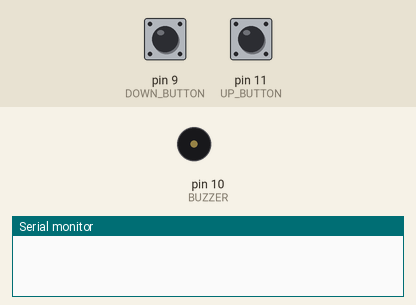
This sketch was run on a simulated Arduino Uno, built with avr-gcc and run on an emulated ATmega328P. On the bench: buzzer (waves = sounding), the last lines printed to the serial monitor. The inputs (shaded band) are chosen by the test bench; at power-on: pin 9 (DOWN_BUTTON) HIGH, pin 11 (UP_BUTTON) HIGH.

Above: at 1.2 s.
1.3 s: pin 9 (DOWN_BUTTON) pulled LOW for 1 s
At 1.9 s:
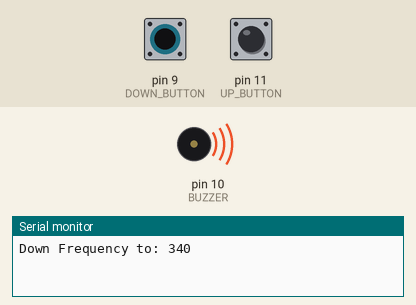
4.3 s: pin 11 (UP_BUTTON) pulled LOW for 3.2 s
At 7.9 s:
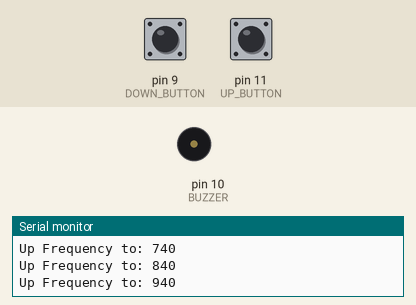
9.0 s: pin 9 (DOWN_BUTTON) pulled LOW for 3.2 s
At 9.2 s:
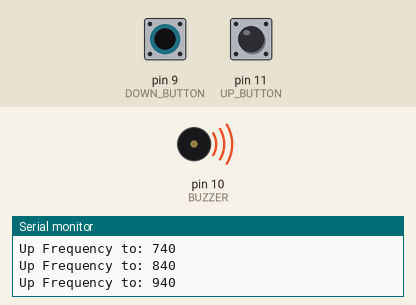
Timing chart, 0 to 13.7 s (numbered marks = the images above; inputs shaded):
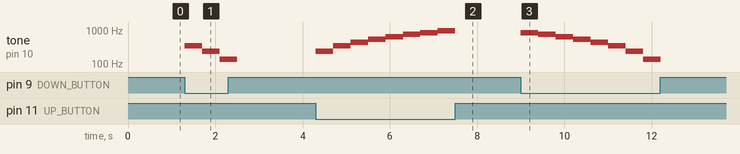

The sketch:

buzzer.ino
```cpp
const int BUZZER = 10;
const int INITIAL_FREQUENCY = 440;
const int BEEP_DURATION = 400;
const int UP_BUTTON = 11;
const int DOWN_BUTTON = 9;
const int FREQUENCY_STEP = 100;
const int SERIAL_PORT = 9600;

int currentFrequency = INITIAL_FREQUENCY;

bool isButtonActive(int button);
void beep(int frequency);
void printCurrentFrequency(bool up);

void setup() {
  pinMode(BUZZER, OUTPUT);
  pinMode(UP_BUTTON, INPUT_PULLUP);
  pinMode(DOWN_BUTTON, INPUT_PULLUP);
  Serial.begin(SERIAL_PORT);
}

void loop() {
  if(isButtonActive(UP_BUTTON))
  {
    currentFrequency += FREQUENCY_STEP;
    beep(currentFrequency);
    printCurrentFrequency(true);
  }
  else if(isButtonActive(DOWN_BUTTON) && currentFrequency > FREQUENCY_STEP)
  {
    currentFrequency -= FREQUENCY_STEP;
    beep(currentFrequency);
    printCurrentFrequency(false);
  }
}

bool isButtonActive(int button)
{
  return digitalRead(button) == LOW;
}

void beep(int frequency)
{
  tone(BUZZER, frequency);
  delay(BEEP_DURATION);
  noTone(BUZZER);
}

void printCurrentFrequency(bool up)
{
  if(up){
    Serial.print("Up Frequency to: ");
  }
  else{
    Serial.print("Down Frequency to: ");
  }
  Serial.print(currentFrequency);
  Serial.println();
}
```

Measured:
- after the input at 1.3 s, tone on pin 10 (BUZZER): silent → 340 Hz at once, → 240 Hz 0.40 s later, → 140 Hz 0.40 s later, → silent 0.40 s later
- after the input at 4.3 s, tone on pin 10 (BUZZER): plays 240 Hz for 0.40 s, 340 Hz for 0.40 s, 440 Hz for 0.40 s, 540 Hz for 0.40 s, 640 Hz for 0.40 s, 740 Hz for 0.40 s … (8 notes in this stretch), starting at once
- after the input at 9.0 s, tone on pin 10 (BUZZER): plays 840 Hz for 0.40 s, 740 Hz for 0.40 s, 640 Hz for 0.40 s, 540 Hz for 0.40 s, 440 Hz for 0.40 s, 340 Hz for 0.40 s … (8 notes in this stretch), starting at once
